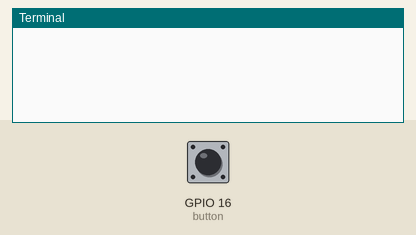
A program run on a simulated Raspberry Pi (BCM pin numbers). Parts: the last lines printed to the terminal. The inputs (shaded band) are chosen by the test bench; at power-on: GPIO 16 (button) HIGH.

Above: at 1.2 s.
1.3 s: GPIO 16 (button) pulled LOW for 0.15 s
At 1.43 s:
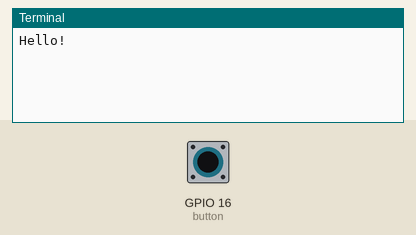
At 2.6 s:
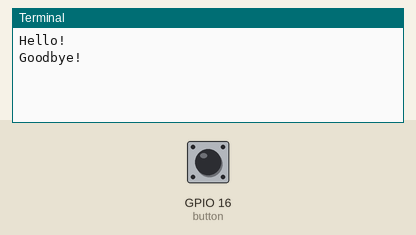

Measured:
- after the input at 1.3 s, the terminal: prints a new line at once (image 1)

The program:

testBUTTON4.py
```python
from gpiozero import Button
from signal import pause

def say_hello():
	print("Hello!")

def say_goodbye():
	print("Goodbye!")

button = Button(16)
# Run a function every time the button is pressed:
button.when_pressed = say_hello
button.when_released = say_goodbye

pause()

"""
Note that the line button.when_pressed = say_hello does not run the function say_hello, rather it creates a reference to the function to be called when the button is pressed. Accidental use of button.when_pressed = say_hello() would set the when_pressed action to None (the return value of this function) which would mean nothing happens when the button is pressed.
"""
```
